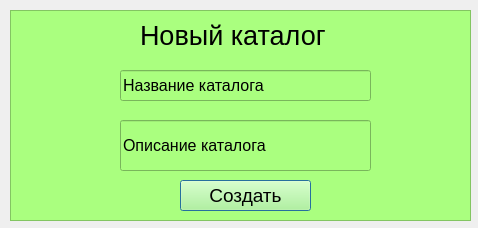
<?xml version="1.0" encoding="UTF-8"?>
<ui version="4.0">
 <class>Dialog</class>
 <widget class="QDialog" name="Dialog">
  <property name="geometry">
   <rect>
    <x>0</x>
    <y>0</y>
    <width>478</width>
    <height>228</height>
   </rect>
  </property>
  <property name="windowTitle">
   <string>Новый каталог</string>
  </property>
  <widget class="QFrame" name="frame">
   <property name="geometry">
    <rect>
     <x>10</x>
     <y>10</y>
     <width>461</width>
     <height>211</height>
    </rect>
   </property>
   <property name="styleSheet">
    <string notr="true">background-color:rgb(170, 255, 127)</string>
   </property>
   <property name="frameShape">
    <enum>QFrame::StyledPanel</enum>
   </property>
   <property name="frameShadow">
    <enum>QFrame::Raised</enum>
   </property>
   <widget class="QLabel" name="label">
    <property name="geometry">
     <rect>
      <x>130</x>
      <y>10</y>
      <width>191</width>
      <height>31</height>
     </rect>
    </property>
    <property name="font">
     <font>
      <pointsize>20</pointsize>
     </font>
    </property>
    <property name="text">
     <string>Новый каталог</string>
    </property>
   </widget>
   <widget class="QLineEdit" name="lineEdit">
    <property name="geometry">
     <rect>
      <x>110</x>
      <y>60</y>
      <width>251</width>
      <height>31</height>
     </rect>
    </property>
    <property name="font">
     <font>
      <pointsize>12</pointsize>
     </font>
    </property>
    <property name="text">
     <string>Название каталога</string>
    </property>
   </widget>
   <widget class="QPushButton" name="pushButton">
    <property name="geometry">
     <rect>
      <x>170</x>
      <y>170</y>
      <width>131</width>
      <height>31</height>
     </rect>
    </property>
    <property name="font">
     <font>
      <pointsize>14</pointsize>
     </font>
    </property>
    <property name="text">
     <string>Создать</string>
    </property>
   </widget>
   <widget class="QLineEdit" name="lineEdit_2">
    <property name="geometry">
     <rect>
      <x>110</x>
      <y>110</y>
      <width>251</width>
      <height>51</height>
     </rect>
    </property>
    <property name="font">
     <font>
      <pointsize>12</pointsize>
     </font>
    </property>
    <property name="text">
     <string>Описание каталога</string>
    </property>
   </widget>
  </widget>
 </widget>
 <resources/>
 <connections/>
</ui>
